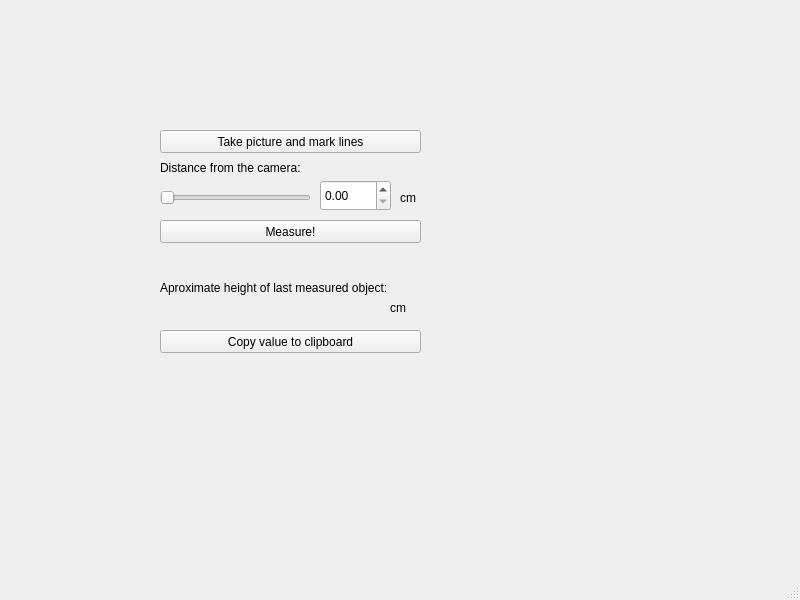
<?xml version="1.0" encoding="UTF-8"?>
<ui version="4.0">
 <class>MeasuringWindow</class>
 <widget class="QMainWindow" name="MeasuringWindow">
  <property name="geometry">
   <rect>
    <x>0</x>
    <y>0</y>
    <width>800</width>
    <height>600</height>
   </rect>
  </property>
  <property name="windowTitle">
   <string>MainWindow</string>
  </property>
  <widget class="QWidget" name="centralwidget">
   <widget class="QLabel" name="label">
    <property name="geometry">
     <rect>
      <x>160</x>
      <y>280</y>
      <width>271</width>
      <height>16</height>
     </rect>
    </property>
    <property name="text">
     <string>Aproximate height of last measured object:</string>
    </property>
   </widget>
   <widget class="QLabel" name="label_3">
    <property name="geometry">
     <rect>
      <x>390</x>
      <y>300</y>
      <width>31</width>
      <height>16</height>
     </rect>
    </property>
    <property name="text">
     <string>cm</string>
    </property>
   </widget>
   <widget class="QLabel" name="measuredValue">
    <property name="geometry">
     <rect>
      <x>160</x>
      <y>300</y>
      <width>221</width>
      <height>16</height>
     </rect>
    </property>
    <property name="text">
     <string/>
    </property>
   </widget>
   <widget class="QPushButton" name="pushButton">
    <property name="geometry">
     <rect>
      <x>160</x>
      <y>130</y>
      <width>261</width>
      <height>23</height>
     </rect>
    </property>
    <property name="text">
     <string>Take picture and mark lines</string>
    </property>
   </widget>
   <widget class="QSlider" name="horizontalSlider">
    <property name="geometry">
     <rect>
      <x>160</x>
      <y>190</y>
      <width>151</width>
      <height>16</height>
     </rect>
    </property>
    <property name="orientation">
     <enum>Qt::Horizontal</enum>
    </property>
   </widget>
   <widget class="QDoubleSpinBox" name="doubleSpinBox">
    <property name="geometry">
     <rect>
      <x>320</x>
      <y>180</y>
      <width>71</width>
      <height>31</height>
     </rect>
    </property>
   </widget>
   <widget class="QLabel" name="label_2">
    <property name="geometry">
     <rect>
      <x>160</x>
      <y>160</y>
      <width>181</width>
      <height>16</height>
     </rect>
    </property>
    <property name="text">
     <string>Distance from the camera:</string>
    </property>
   </widget>
   <widget class="QLabel" name="label_4">
    <property name="geometry">
     <rect>
      <x>400</x>
      <y>190</y>
      <width>21</width>
      <height>16</height>
     </rect>
    </property>
    <property name="text">
     <string>cm</string>
    </property>
   </widget>
   <widget class="QPushButton" name="pushButton_2">
    <property name="geometry">
     <rect>
      <x>160</x>
      <y>220</y>
      <width>261</width>
      <height>23</height>
     </rect>
    </property>
    <property name="text">
     <string>Measure!</string>
    </property>
   </widget>
   <widget class="QPushButton" name="pushButton_3">
    <property name="geometry">
     <rect>
      <x>160</x>
      <y>330</y>
      <width>261</width>
      <height>23</height>
     </rect>
    </property>
    <property name="text">
     <string>Copy value to clipboard</string>
    </property>
   </widget>
  </widget>
  <widget class="QMenuBar" name="menubar">
   <property name="geometry">
    <rect>
     <x>0</x>
     <y>0</y>
     <width>800</width>
     <height>20</height>
    </rect>
   </property>
  </widget>
  <widget class="QStatusBar" name="statusbar"/>
 </widget>
 <resources/>
 <connections/>
</ui>
